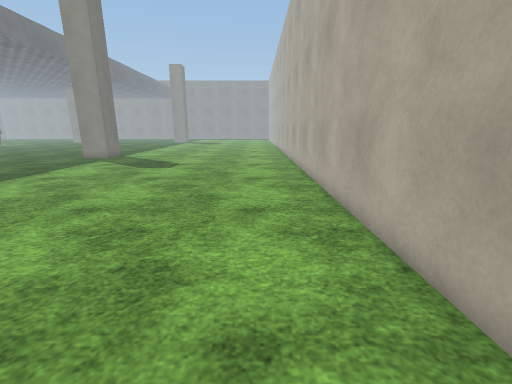
view 1 (above)

24 first-person views from a walk through a 3-D level made in the Unity game engine. The camera is 1.2 m above the floor, tilts 14° down and sees 90° across. The floor is counted in squares, 0.5 m on a side. Each view is taken from the middle of a square. On the plan, view 1 faces up. The plan holds only what a view shows up to about 17 squares ahead; the rest is blank. The place goes on beyond the plan. Flat ground stands in for the terrain. The player character is not drawn. Some surface patterns are stand-ins.

view 2
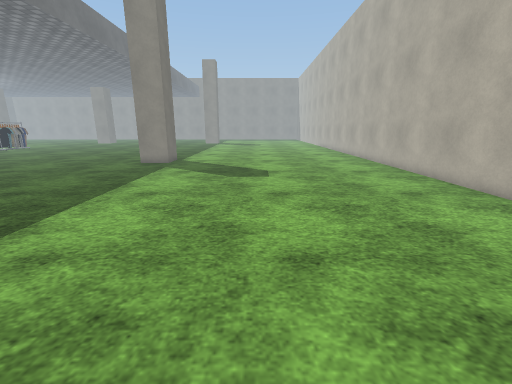

view 3
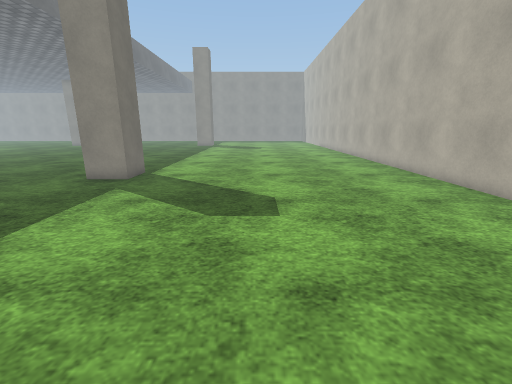

view 4
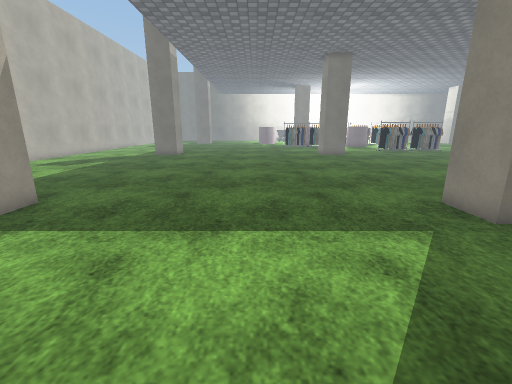

view 5
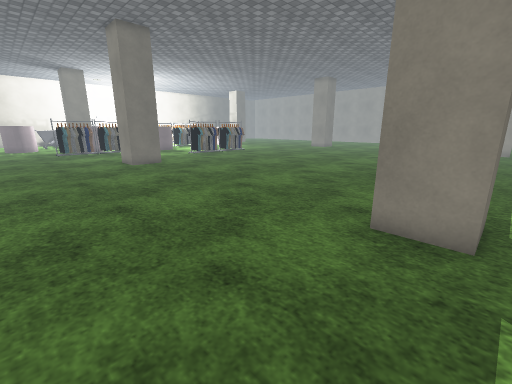

view 6
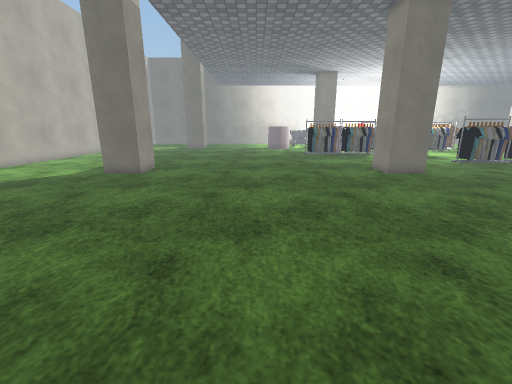

view 7
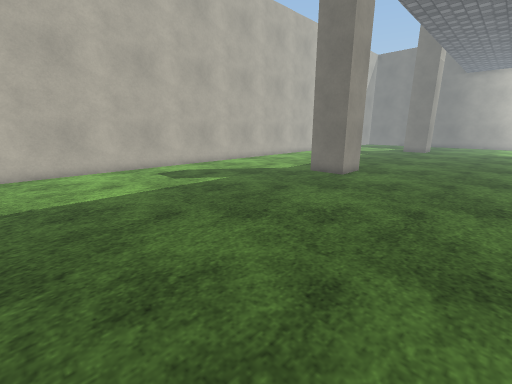

view 8
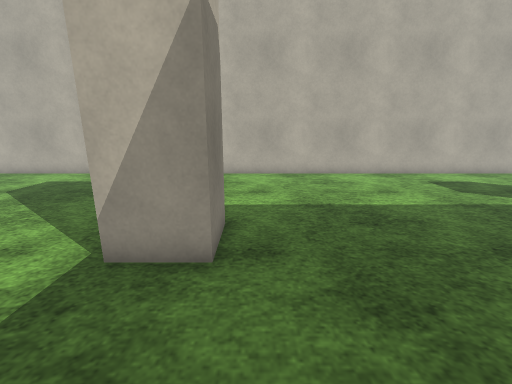

view 9
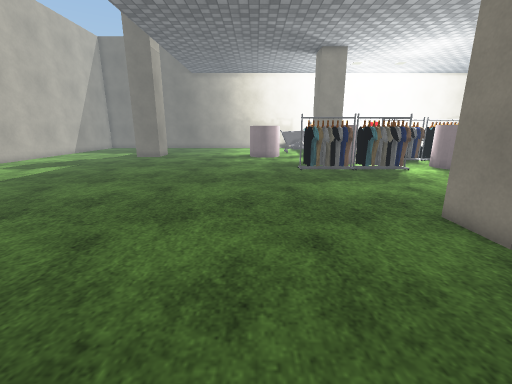

view 10
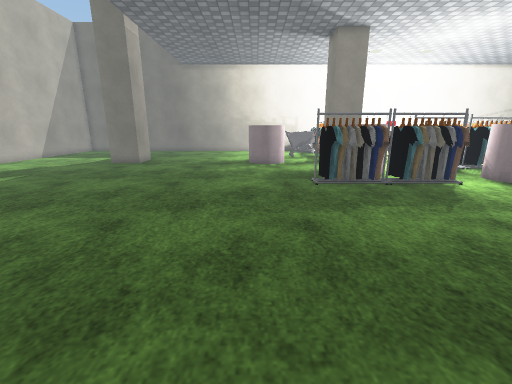

view 11
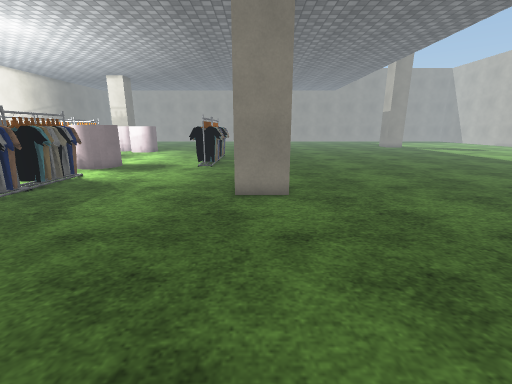

view 12
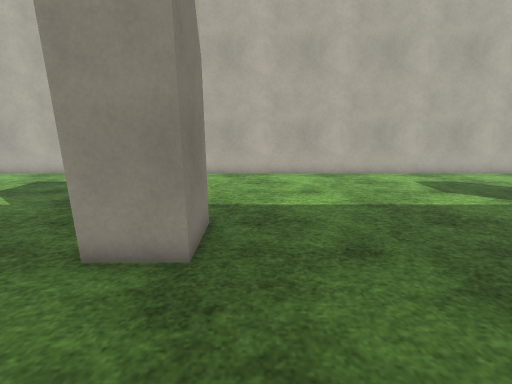

view 13
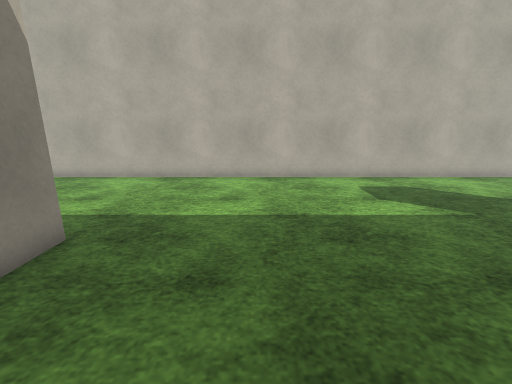

view 14
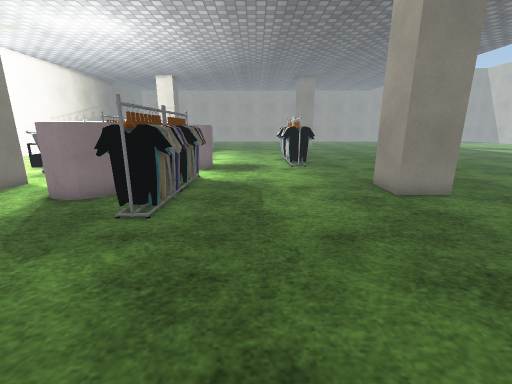

view 15
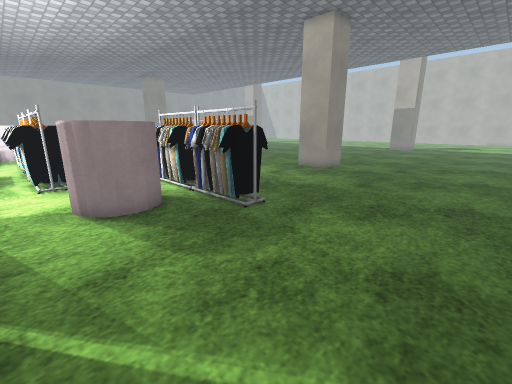

view 16
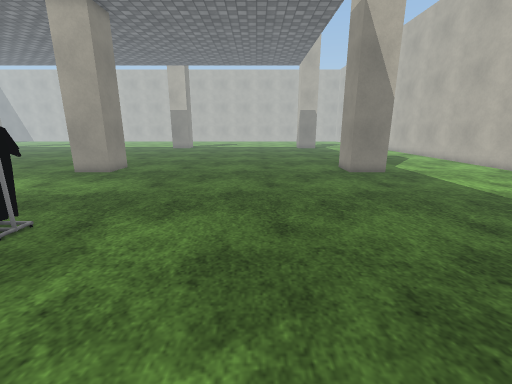

view 17
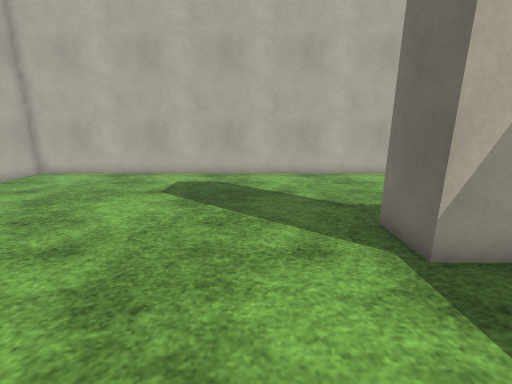

view 18
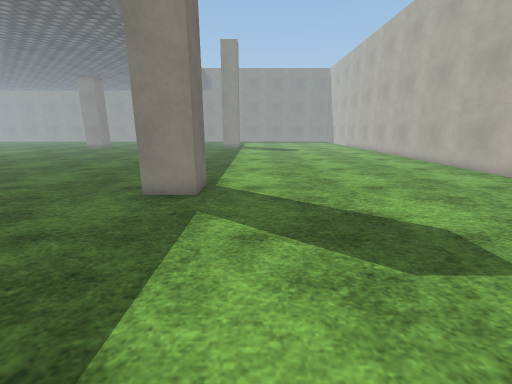

view 19
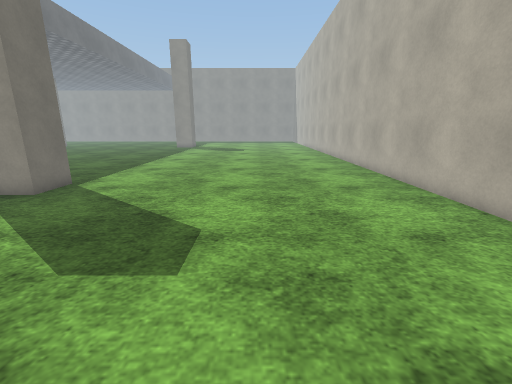

view 20
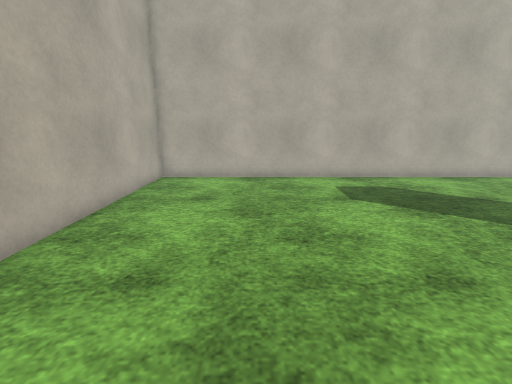

view 21
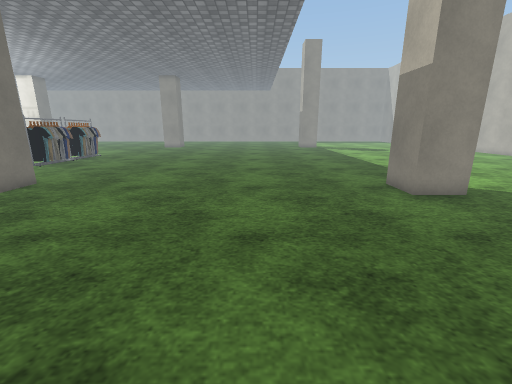

view 22
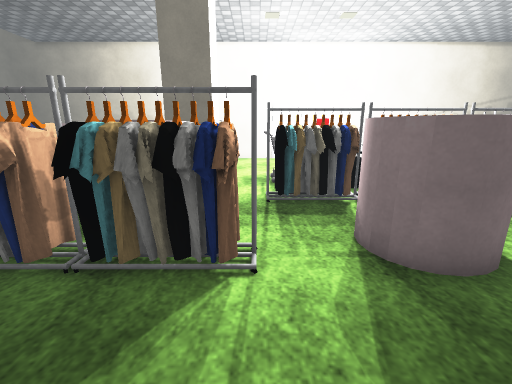

view 23
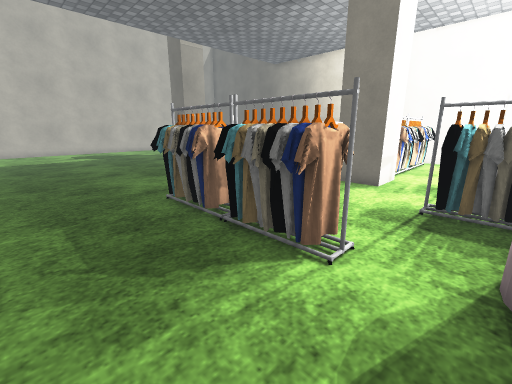

view 24
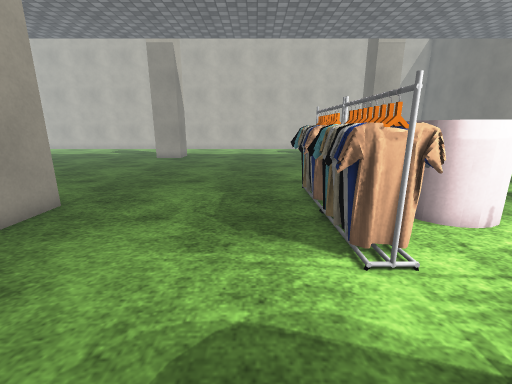

### Floor plan
Key: @ floor where view 1 was taken; # wall or solid block; . floor; O other object.
Columns run from 46 left of view 1 to 3 right of it. Each row starts with its distance up from view 1.
 29 OOO   O....OOO...................................#
 28 OOO.  O.....O....................................#
 27 OOO.OO...........................................#
 26 OOO..............................................#
 25 .O...OO..........................................#
 24 .....OOO.........................................#
 23 ..OO.OOO......###...............###..............#
 22 .O OOOOO......###...............###..............#
 21 .OOOOOOO......###...............###..............#
 20 .....OOO.........................................#
 19 .....OOO.........................................#
 18 .................................................#
 17 .................................................#
 16 .................................................#
 15 .................................................#
 14 .................................................#
 13 .................................................#
 12 .................................................#
 11 .................................................#
 10 .................................................#
  9 .................................................#
  8 ..............###...............###..............#
  7 ..............###...............###..............#
  6 ..............###...............###..............#
  5 .................................................#
  4 .................................................#
  3 .................................................#
  2 .................................................#
  1 .................................................#
  0 ..............................................@..#
 -1 .................................................#
 -2 ##################################################

Where each view was taken, in squares from view 1:
view 1: 0 up, 0 right, facing up
view 2: 3 up, 6 left, facing up
view 3: 9 up, 6 left, facing up
view 4: 15 up, 6 left, facing left
view 5: 15 up, 12 left, facing up-left
view 6: 14 up, 16 left, facing left
view 7: 14 up, 17 left, facing down-left
view 8: 12 up, 15 left, facing down
view 9: 16 up, 25 left, facing left
view 10: 16 up, 29 left, facing left
view 11: 12 up, 31 left, facing up
view 12: 12 up, 33 left, facing down
view 13: 11 up, 36 left, facing down
view 14: 12 up, 37 left, facing up
view 15: 13 up, 46 left, facing up-right
view 16: 13 up, 46 left, facing right
view 17: 12 up, 9 left, facing down
view 18: 12 up, 10 left, facing up
view 19: 12 up, 4 left, facing up
view 20: 11 up, 2 left, facing down
view 21: 12 up, 20 left, facing up
view 22: 25 up, 36 left, facing left
view 23: 27 up, 36 left, facing down-left
view 24: 29 up, 38 left, facing down
